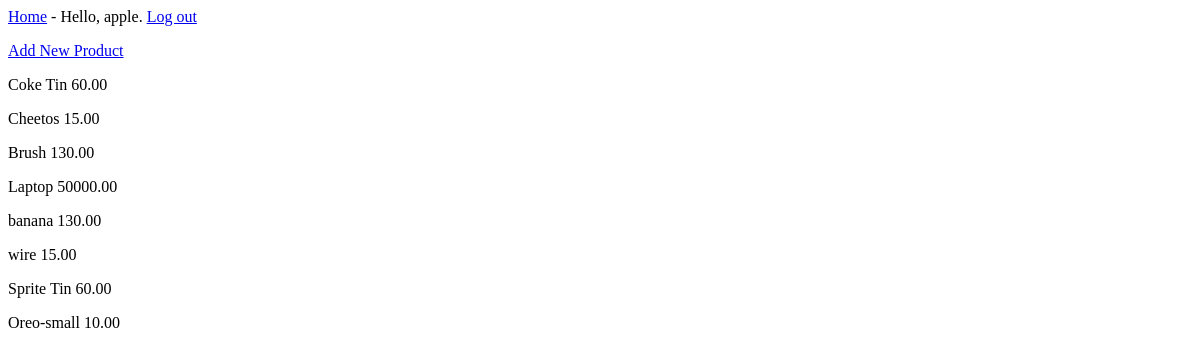
The page /products/ (signed in) on the database as committed earlier.
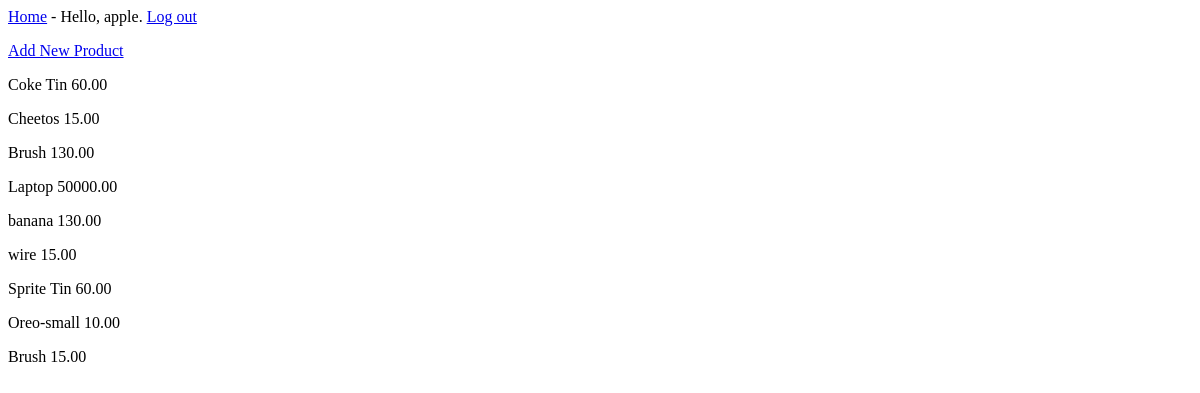
The same page on the database as committed later.
### shop_management_main/models.py (models this page shows)
class Product(models.Model):
    text   = models.CharField(max_length=50)
    price  = models.DecimalField(max_digits=8, decimal_places=2)
    owner  = models.ForeignKey(User, on_delete=models.CASCADE)
    def __str__(self):
        return self.text

### shop_management_main/views.py (the view)
# urls.py: path('products/', views.products, name='products'),
@login_required
def products(request):
    products = Product.objects.filter(owner=request.user)
    context = {'products' : products}
    return render(request, 'products.html', context)

### shop_management_main/templates/products.html
{% extends 'base.html' %}
{% block content %}
<p>
  <a href="{% url 'shop_management_main:new_product' %}">Add New Product</a>
</p>
{% for product in products %}
<p>{{ product }}    {{ product.price }}</p>
{% endfor %}
{% endblock content %}

Rows that differ between the two databases and show on the page:
added Product: text "Brush", price "15.00"
